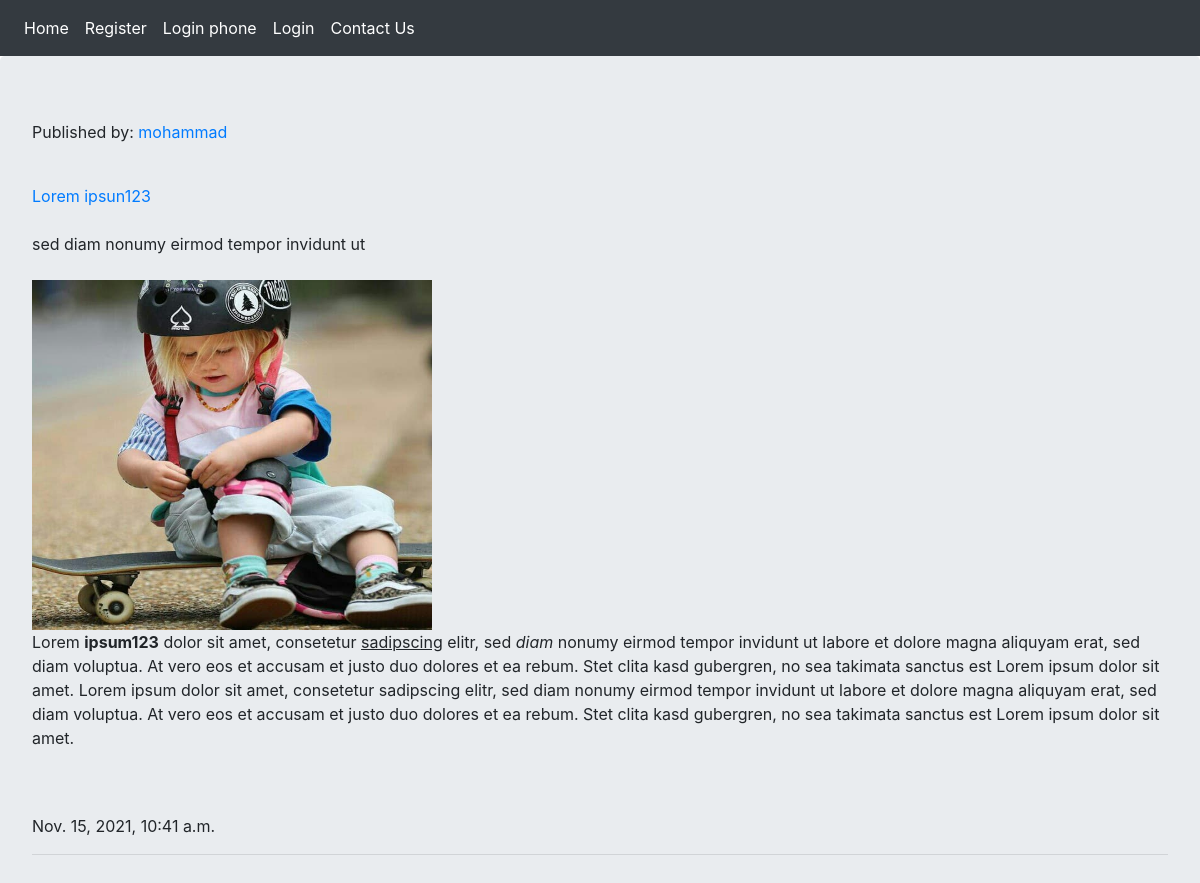
The app's page /, older data.
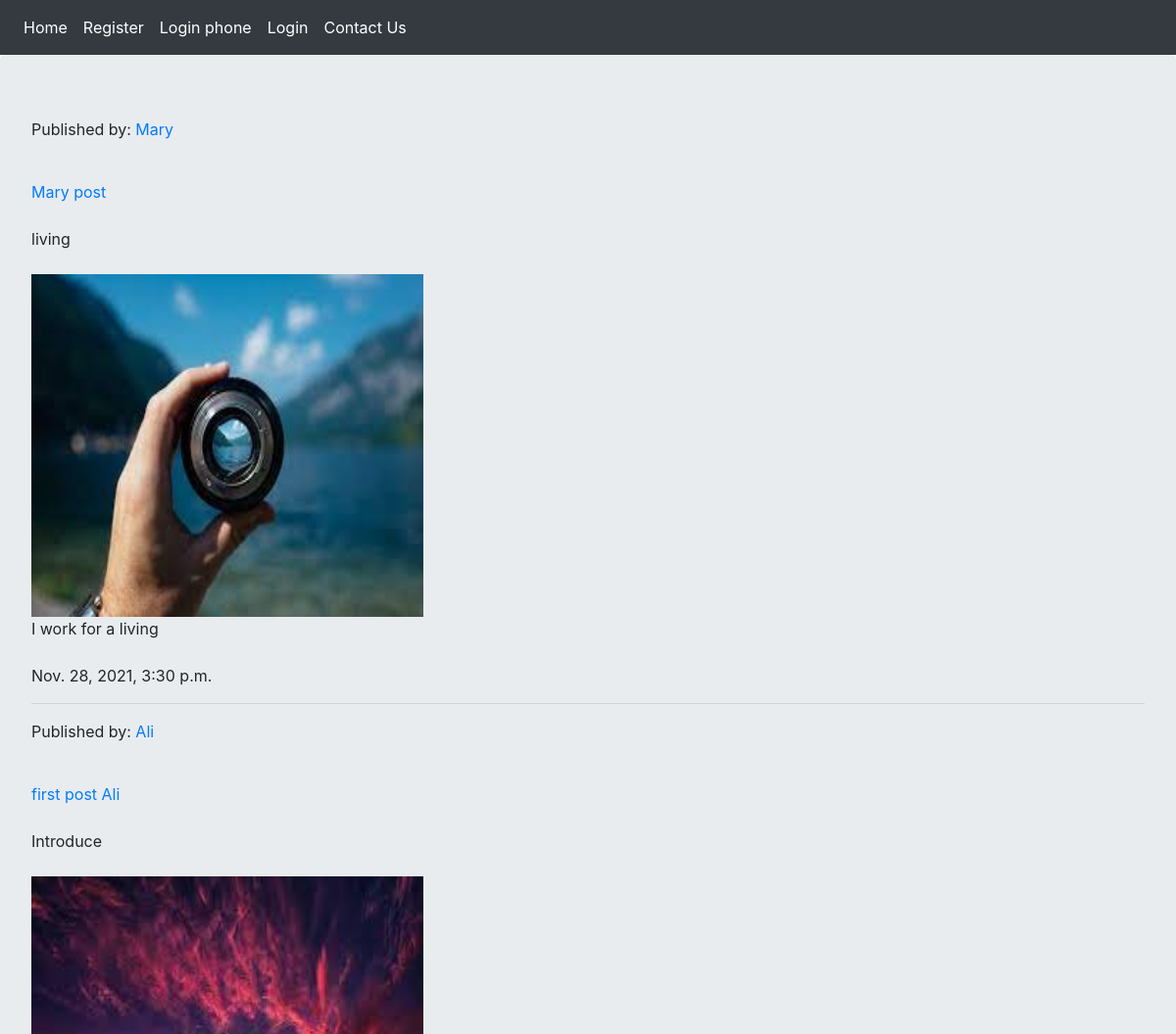
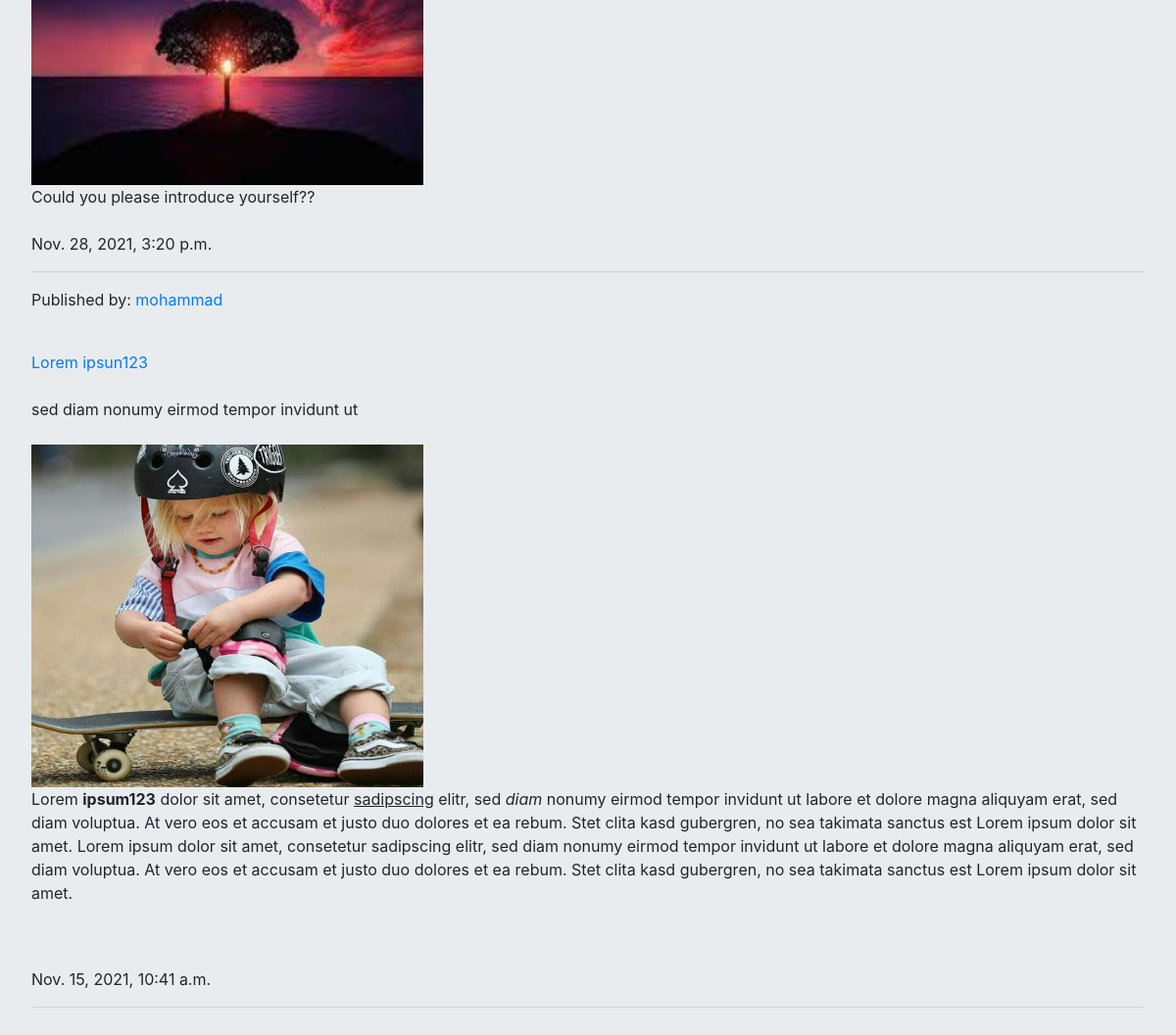
The same page, newer data (2 pictures, top to bottom).
### blog/models.py (models this page shows, shortened)
class Post(models.Model):
    user = models.ForeignKey(User, on_delete=models.CASCADE)
    title = models.CharField(max_length=250)
    body = RichTextField()
    snippet = models.CharField(max_length=300)
    image = models.ImageField(upload_to='images/')
    publish = models.DateTimeField(default=timezone.now)
    created = models.DateTimeField(auto_now_add=True)
    updated = models.DateTimeField(auto_now=True)
    status = models.BooleanField(default=False)
    class Meta:
        ordering = ['-publish']

### accounts/models.py (models this page shows, shortened)
class User(AbstractBaseUser):
    username = models.CharField(max_length=50, unique=True)
    email = models.EmailField(max_length=255, unique=True, verbose_name='email address')
    full_name = models.CharField(max_length=255, blank=True, null=True)
    is_active = models.BooleanField(default=True)
    is_admin = models.BooleanField(default=False)
    objects = UserManager()
    USERNAME_FIELD = 'username'
    REQUIRED_FIELDS = ['email', 'full_name']
    def __str__(self):
        return self.username

### blog/views.py (the view)
# urls.py: path('', views.PostList.as_view(), name='home'),
class PostList(View):
    posts = Post.objects.filter(status=True)
    def get(self, request):
        return render(request, 'blog/post.html', {'posts':self.posts})

### blog/templates/blog/post.html (shortened to what this page needs)
{% extends 'base.html' %}
    {% block content %}
        {% for post in posts %}
            <p>Published by:<a href="{% url 'accounts:profile' post.user.id %}"> {{ post.user }}</a></p><br>
            <a href="{% url 'blog:post_detail' post.id %}">{{ post.title }}</a><br><br>
            {{post.snippet}}<br><br>
            <img src="{{ post.image.url }}" alt="" width="400" height="350"><br>
            {{ post.body|safe }}<br><br>
            {{ post.publish }}<hr>
        {% endfor %}
    {% endblock %}

### templates/base.html (shortened to what this page needs)
<!DOCTYPE html>
<html lang="en">
<head>
    <link rel="stylesheet" href="https://cdn.jsdelivr.net/npm/bootstrap@4.6.0/dist/css/bootstrap.min.css">
</head>
<body>
    {% include 'inc/navbar.html' %}
    <div class="jumbotron">
        {% block content %}{% endblock %}
    </div>
</body>
</html>

### templates/inc/navbar.html
<nav class="navbar navbar-expand-lg navbar-dark bg-dark">
    <div class="navbar-nav ">
      <a class="nav-link active" href="{% url 'blog:home' %}">Home </a>
      {% if request.user.is_authenticated %}
      <a class="nav-link active" href="{% url 'blog:post_create' %}">Create Post </a>
      <a class="nav-link active" href="{% url 'accounts:profile' user.id %}">Profile </a>
      <a class="nav-link active" href="{% url 'accounts:logout' %}">Logout </a>
      {% else %}
      <a class="nav-link active" href="{% url 'accounts:register' %}">Register </a>
      <a class="nav-link active" href="{% url 'accounts:phone_login' %}">Login phone </a>
      <a class="nav-link active" href="{% url 'accounts:login' %}">Login </a>
      {% endif %}
      <a class="nav-link active" href="{% url 'blog:contact_us' %}">Contact Us </a>
    </div>
</nav>

Row changes from the older to the newer data that the page shows:
added Post: user "Mary", title "Mary post", snippet "living", image (picture), body "I work for a living", publish "Nov. 28, 2021, 3:30 p.m."
added Post: user "Ali", title "first post Ali", snippet "Introduce", image (picture), body "Could you please introduce yourself??", publish "Nov. 28, 2021, 3:20 p.m."
